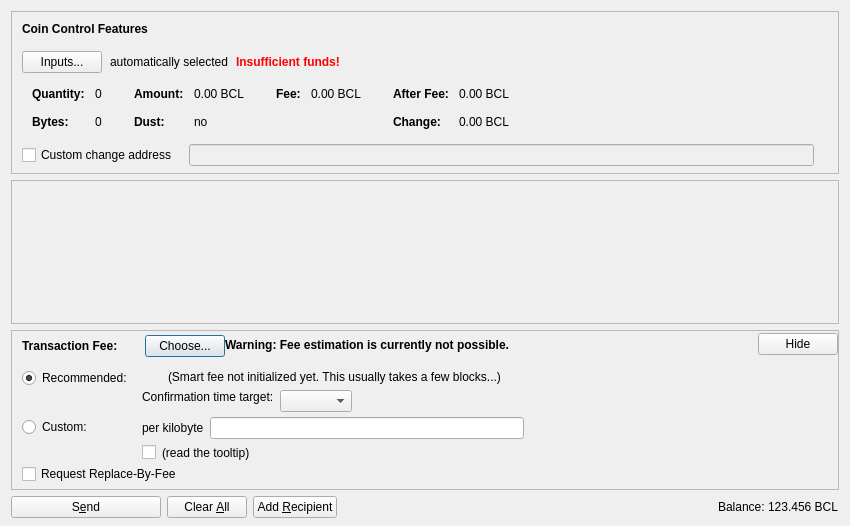
<?xml version="1.0" encoding="UTF-8"?>
<ui version="4.0">
 <class>SendCoinsDialog</class>
 <widget class="QDialog" name="SendCoinsDialog">
  <property name="geometry">
   <rect>
    <x>0</x>
    <y>0</y>
    <width>850</width>
    <height>526</height>
   </rect>
  </property>
  <property name="windowTitle">
   <string>Send Coins</string>
  </property>
  <layout class="QVBoxLayout" name="verticalLayout" stretch="0,1,0,0">
   <property name="bottomMargin">
    <number>8</number>
   </property>
   <item>
    <widget class="QFrame" name="frameCoinControl">
     <property name="sizePolicy">
      <sizepolicy hsizetype="Expanding" vsizetype="Expanding">
       <horstretch>0</horstretch>
       <verstretch>0</verstretch>
      </sizepolicy>
     </property>
     <property name="maximumSize">
      <size>
       <width>16777215</width>
       <height>16777215</height>
      </size>
     </property>
     <property name="frameShape">
      <enum>QFrame::StyledPanel</enum>
     </property>
     <property name="frameShadow">
      <enum>QFrame::Sunken</enum>
     </property>
     <layout class="QVBoxLayout" name="verticalLayoutCoinControl2">
      <property name="spacing">
       <number>0</number>
      </property>
      <property name="leftMargin">
       <number>0</number>
      </property>
      <property name="topMargin">
       <number>0</number>
      </property>
      <property name="rightMargin">
       <number>0</number>
      </property>
      <property name="bottomMargin">
       <number>6</number>
      </property>
      <item>
       <layout class="QVBoxLayout" name="verticalLayoutCoinControl" stretch="0,0,0,0,1">
        <property name="spacing">
         <number>0</number>
        </property>
        <property name="leftMargin">
         <number>10</number>
        </property>
        <property name="topMargin">
         <number>10</number>
        </property>
        <item>
         <layout class="QHBoxLayout" name="horizontalLayoutCoinControl1">
          <property name="bottomMargin">
           <number>15</number>
          </property>
          <item>
           <widget class="QLabel" name="labelCoinControlFeatures">
            <property name="sizePolicy">
             <sizepolicy hsizetype="Preferred" vsizetype="Maximum">
              <horstretch>0</horstretch>
              <verstretch>0</verstretch>
             </sizepolicy>
            </property>
            <property name="font">
             <font>
              <weight>75</weight>
              <bold>true</bold>
             </font>
            </property>
            <property name="styleSheet">
             <string notr="true">font-weight:bold;</string>
            </property>
            <property name="text">
             <string>Coin Control Features</string>
            </property>
           </widget>
          </item>
         </layout>
        </item>
        <item>
         <layout class="QHBoxLayout" name="horizontalLayoutCoinControl2" stretch="0,0,0,0">
          <property name="spacing">
           <number>8</number>
          </property>
          <property name="bottomMargin">
           <number>10</number>
          </property>
          <item>
           <widget class="QPushButton" name="pushButtonCoinControl">
            <property name="styleSheet">
             <string notr="true"/>
            </property>
            <property name="text">
             <string>Inputs...</string>
            </property>
            <property name="autoDefault">
             <bool>false</bool>
            </property>
           </widget>
          </item>
          <item>
           <widget class="QLabel" name="labelCoinControlAutomaticallySelected">
            <property name="text">
             <string>automatically selected</string>
            </property>
            <property name="margin">
             <number>5</number>
            </property>
           </widget>
          </item>
          <item>
           <widget class="QLabel" name="labelCoinControlInsuffFunds">
            <property name="font">
             <font>
              <weight>75</weight>
              <bold>true</bold>
             </font>
            </property>
            <property name="styleSheet">
             <string notr="true">color:red;font-weight:bold;</string>
            </property>
            <property name="text">
             <string>Insufficient funds!</string>
            </property>
            <property name="margin">
             <number>5</number>
            </property>
           </widget>
          </item>
          <item>
           <spacer name="horizontalSpacerCoinControl">
            <property name="orientation">
             <enum>Qt::Horizontal</enum>
            </property>
            <property name="sizeHint" stdset="0">
             <size>
              <width>40</width>
              <height>1</height>
             </size>
            </property>
           </spacer>
          </item>
         </layout>
        </item>
        <item>
         <widget class="QWidget" name="widgetCoinControl" native="true">
          <property name="sizePolicy">
           <sizepolicy hsizetype="Preferred" vsizetype="Preferred">
            <horstretch>0</horstretch>
            <verstretch>0</verstretch>
           </sizepolicy>
          </property>
          <property name="minimumSize">
           <size>
            <width>0</width>
            <height>0</height>
           </size>
          </property>
          <property name="styleSheet">
           <string notr="true"/>
          </property>
          <layout class="QHBoxLayout" name="horizontalLayoutCoinControl5">
           <property name="leftMargin">
            <number>0</number>
           </property>
           <property name="topMargin">
            <number>0</number>
           </property>
           <property name="rightMargin">
            <number>0</number>
           </property>
           <property name="bottomMargin">
            <number>0</number>
           </property>
           <item>
            <layout class="QHBoxLayout" name="horizontalLayoutCoinControl3" stretch="0,0,0,1">
             <property name="spacing">
              <number>20</number>
             </property>
             <property name="topMargin">
              <number>0</number>
             </property>
             <property name="bottomMargin">
              <number>10</number>
             </property>
             <item>
              <layout class="QFormLayout" name="formLayoutCoinControl1">
               <property name="horizontalSpacing">
                <number>10</number>
               </property>
               <property name="verticalSpacing">
                <number>14</number>
               </property>
               <property name="leftMargin">
                <number>10</number>
               </property>
               <property name="topMargin">
                <number>4</number>
               </property>
               <property name="rightMargin">
                <number>6</number>
               </property>
               <item row="0" column="0">
                <widget class="QLabel" name="labelCoinControlQuantityText">
                 <property name="font">
                  <font>
                   <weight>75</weight>
                   <bold>true</bold>
                  </font>
                 </property>
                 <property name="text">
                  <string>Quantity:</string>
                 </property>
                 <property name="margin">
                  <number>0</number>
                 </property>
                </widget>
               </item>
               <item row="0" column="1">
                <widget class="QLabel" name="labelCoinControlQuantity">
                 <property name="cursor">
                  <cursorShape>IBeamCursor</cursorShape>
                 </property>
                 <property name="contextMenuPolicy">
                  <enum>Qt::ActionsContextMenu</enum>
                 </property>
                 <property name="text">
                  <string notr="true">0</string>
                 </property>
                 <property name="margin">
                  <number>0</number>
                 </property>
                 <property name="textInteractionFlags">
                  <set>Qt::LinksAccessibleByMouse|Qt::TextSelectableByKeyboard|Qt::TextSelectableByMouse</set>
                 </property>
                </widget>
               </item>
               <item row="1" column="0">
                <widget class="QLabel" name="labelCoinControlBytesText">
                 <property name="font">
                  <font>
                   <weight>75</weight>
                   <bold>true</bold>
                  </font>
                 </property>
                 <property name="text">
                  <string>Bytes:</string>
                 </property>
                </widget>
               </item>
               <item row="1" column="1">
                <widget class="QLabel" name="labelCoinControlBytes">
                 <property name="cursor">
                  <cursorShape>IBeamCursor</cursorShape>
                 </property>
                 <property name="contextMenuPolicy">
                  <enum>Qt::ActionsContextMenu</enum>
                 </property>
                 <property name="text">
                  <string notr="true">0</string>
                 </property>
                 <property name="textInteractionFlags">
                  <set>Qt::LinksAccessibleByMouse|Qt::TextSelectableByKeyboard|Qt::TextSelectableByMouse</set>
                 </property>
                </widget>
               </item>
              </layout>
             </item>
             <item>
              <layout class="QFormLayout" name="formLayoutCoinControl2">
               <property name="horizontalSpacing">
                <number>10</number>
               </property>
               <property name="verticalSpacing">
                <number>14</number>
               </property>
               <property name="leftMargin">
                <number>6</number>
               </property>
               <property name="topMargin">
                <number>4</number>
               </property>
               <property name="rightMargin">
                <number>6</number>
               </property>
               <item row="0" column="0">
                <widget class="QLabel" name="labelCoinControlAmountText">
                 <property name="font">
                  <font>
                   <weight>75</weight>
                   <bold>true</bold>
                  </font>
                 </property>
                 <property name="text">
                  <string>Amount:</string>
                 </property>
                 <property name="margin">
                  <number>0</number>
                 </property>
                </widget>
               </item>
               <item row="0" column="1">
                <widget class="QLabel" name="labelCoinControlAmount">
                 <property name="cursor">
                  <cursorShape>IBeamCursor</cursorShape>
                 </property>
                 <property name="contextMenuPolicy">
                  <enum>Qt::ActionsContextMenu</enum>
                 </property>
                 <property name="text">
                  <string notr="true">0.00 BCL</string>
                 </property>
                 <property name="textInteractionFlags">
                  <set>Qt::LinksAccessibleByMouse|Qt::TextSelectableByKeyboard|Qt::TextSelectableByMouse</set>
                 </property>
                </widget>
               </item>
               <item row="1" column="0">
                <widget class="QLabel" name="labelCoinControlLowOutputText">
                 <property name="font">
                  <font>
                   <weight>75</weight>
                   <bold>true</bold>
                  </font>
                 </property>
                 <property name="text">
                  <string>Dust:</string>
                 </property>
                </widget>
               </item>
               <item row="1" column="1">
                <widget class="QLabel" name="labelCoinControlLowOutput">
                 <property name="cursor">
                  <cursorShape>IBeamCursor</cursorShape>
                 </property>
                 <property name="contextMenuPolicy">
                  <enum>Qt::ActionsContextMenu</enum>
                 </property>
                 <property name="text">
                  <string notr="true">no</string>
                 </property>
                 <property name="textInteractionFlags">
                  <set>Qt::LinksAccessibleByMouse|Qt::TextSelectableByKeyboard|Qt::TextSelectableByMouse</set>
                 </property>
                </widget>
               </item>
              </layout>
             </item>
             <item>
              <layout class="QFormLayout" name="formLayoutCoinControl3">
               <property name="horizontalSpacing">
                <number>10</number>
               </property>
               <property name="verticalSpacing">
                <number>14</number>
               </property>
               <property name="leftMargin">
                <number>6</number>
               </property>
               <property name="topMargin">
                <number>4</number>
               </property>
               <property name="rightMargin">
                <number>6</number>
               </property>
               <item row="0" column="0">
                <widget class="QLabel" name="labelCoinControlFeeText">
                 <property name="font">
                  <font>
                   <weight>75</weight>
                   <bold>true</bold>
                  </font>
                 </property>
                 <property name="text">
                  <string>Fee:</string>
                 </property>
                 <property name="margin">
                  <number>0</number>
                 </property>
                </widget>
               </item>
               <item row="0" column="1">
                <widget class="QLabel" name="labelCoinControlFee">
                 <property name="cursor">
                  <cursorShape>IBeamCursor</cursorShape>
                 </property>
                 <property name="contextMenuPolicy">
                  <enum>Qt::ActionsContextMenu</enum>
                 </property>
                 <property name="text">
                  <string notr="true">0.00 BCL</string>
                 </property>
                 <property name="textInteractionFlags">
                  <set>Qt::LinksAccessibleByMouse|Qt::TextSelectableByKeyboard|Qt::TextSelectableByMouse</set>
                 </property>
                </widget>
               </item>
              </layout>
             </item>
             <item>
              <layout class="QFormLayout" name="formLayoutCoinControl4">
               <property name="horizontalSpacing">
                <number>10</number>
               </property>
               <property name="verticalSpacing">
                <number>14</number>
               </property>
               <property name="leftMargin">
                <number>6</number>
               </property>
               <property name="topMargin">
                <number>4</number>
               </property>
               <property name="rightMargin">
                <number>6</number>
               </property>
               <item row="0" column="0">
                <widget class="QLabel" name="labelCoinControlAfterFeeText">
                 <property name="font">
                  <font>
                   <weight>75</weight>
                   <bold>true</bold>
                  </font>
                 </property>
                 <property name="text">
                  <string>After Fee:</string>
                 </property>
                 <property name="margin">
                  <number>0</number>
                 </property>
                </widget>
               </item>
               <item row="0" column="1">
                <widget class="QLabel" name="labelCoinControlAfterFee">
                 <property name="cursor">
                  <cursorShape>IBeamCursor</cursorShape>
                 </property>
                 <property name="contextMenuPolicy">
                  <enum>Qt::ActionsContextMenu</enum>
                 </property>
                 <property name="text">
                  <string notr="true">0.00 BCL</string>
                 </property>
                 <property name="textInteractionFlags">
                  <set>Qt::LinksAccessibleByMouse|Qt::TextSelectableByKeyboard|Qt::TextSelectableByMouse</set>
                 </property>
                </widget>
               </item>
               <item row="1" column="0">
                <widget class="QLabel" name="labelCoinControlChangeText">
                 <property name="font">
                  <font>
                   <weight>75</weight>
                   <bold>true</bold>
                  </font>
                 </property>
                 <property name="text">
                  <string>Change:</string>
                 </property>
                </widget>
               </item>
               <item row="1" column="1">
                <widget class="QLabel" name="labelCoinControlChange">
                 <property name="cursor">
                  <cursorShape>IBeamCursor</cursorShape>
                 </property>
                 <property name="contextMenuPolicy">
                  <enum>Qt::ActionsContextMenu</enum>
                 </property>
                 <property name="text">
                  <string notr="true">0.00 BCL</string>
                 </property>
                 <property name="textInteractionFlags">
                  <set>Qt::LinksAccessibleByMouse|Qt::TextSelectableByKeyboard|Qt::TextSelectableByMouse</set>
                 </property>
                </widget>
               </item>
              </layout>
             </item>
            </layout>
           </item>
          </layout>
         </widget>
        </item>
        <item>
         <layout class="QHBoxLayout" name="horizontalLayoutCoinControl4" stretch="0,0,0">
          <property name="spacing">
           <number>12</number>
          </property>
          <property name="sizeConstraint">
           <enum>QLayout::SetDefaultConstraint</enum>
          </property>
          <property name="topMargin">
           <number>5</number>
          </property>
          <property name="rightMargin">
           <number>5</number>
          </property>
          <item>
           <widget class="QCheckBox" name="checkBoxCoinControlChange">
            <property name="toolTip">
             <string>If this is activated, but the change address is empty or invalid, change will be sent to a newly generated address.</string>
            </property>
            <property name="text">
             <string>Custom change address</string>
            </property>
           </widget>
          </item>
          <item>
           <widget class="QValidatedLineEdit" name="lineEditCoinControlChange">
            <property name="enabled">
             <bool>false</bool>
            </property>
            <property name="sizePolicy">
             <sizepolicy hsizetype="Expanding" vsizetype="Fixed">
              <horstretch>0</horstretch>
              <verstretch>0</verstretch>
             </sizepolicy>
            </property>
           </widget>
          </item>
          <item>
           <widget class="QLabel" name="labelCoinControlChangeLabel">
            <property name="sizePolicy">
             <sizepolicy hsizetype="Preferred" vsizetype="Expanding">
              <horstretch>0</horstretch>
              <verstretch>0</verstretch>
             </sizepolicy>
            </property>
            <property name="minimumSize">
             <size>
              <width>0</width>
              <height>0</height>
             </size>
            </property>
            <property name="text">
             <string/>
            </property>
            <property name="margin">
             <number>3</number>
            </property>
           </widget>
          </item>
         </layout>
        </item>
        <item>
         <spacer name="verticalSpacerCoinControl">
          <property name="orientation">
           <enum>Qt::Vertical</enum>
          </property>
          <property name="sizeHint" stdset="0">
           <size>
            <width>800</width>
            <height>1</height>
           </size>
          </property>
         </spacer>
        </item>
       </layout>
      </item>
     </layout>
    </widget>
   </item>
   <item>
    <widget class="QScrollArea" name="scrollArea">
     <property name="widgetResizable">
      <bool>true</bool>
     </property>
     <widget class="QWidget" name="scrollAreaWidgetContents">
      <property name="geometry">
       <rect>
        <x>0</x>
        <y>0</y>
        <width>830</width>
        <height>104</height>
       </rect>
      </property>
      <layout class="QVBoxLayout" name="verticalLayout_2" stretch="0,1">
       <property name="leftMargin">
        <number>0</number>
       </property>
       <property name="topMargin">
        <number>0</number>
       </property>
       <property name="rightMargin">
        <number>0</number>
       </property>
       <property name="bottomMargin">
        <number>0</number>
       </property>
       <item>
        <layout class="QVBoxLayout" name="entries">
         <property name="spacing">
          <number>6</number>
         </property>
        </layout>
       </item>
       <item>
        <spacer name="verticalSpacer">
         <property name="orientation">
          <enum>Qt::Vertical</enum>
         </property>
         <property name="sizeHint" stdset="0">
          <size>
           <width>20</width>
           <height>40</height>
          </size>
         </property>
        </spacer>
       </item>
      </layout>
     </widget>
    </widget>
   </item>
   <item>
    <widget class="QFrame" name="frameFee">
     <property name="sizePolicy">
      <sizepolicy hsizetype="Expanding" vsizetype="Expanding">
       <horstretch>0</horstretch>
       <verstretch>0</verstretch>
      </sizepolicy>
     </property>
     <property name="maximumSize">
      <size>
       <width>16777215</width>
       <height>16777215</height>
      </size>
     </property>
     <property name="frameShape">
      <enum>QFrame::StyledPanel</enum>
     </property>
     <property name="frameShadow">
      <enum>QFrame::Sunken</enum>
     </property>
     <layout class="QVBoxLayout" name="verticalLayoutFee1">
      <property name="spacing">
       <number>0</number>
      </property>
      <property name="leftMargin">
       <number>0</number>
      </property>
      <property name="topMargin">
       <number>0</number>
      </property>
      <property name="rightMargin">
       <number>0</number>
      </property>
      <property name="bottomMargin">
       <number>0</number>
      </property>
      <item>
       <layout class="QVBoxLayout" name="verticalLayoutFee2" stretch="0,0,0">
        <property name="spacing">
         <number>0</number>
        </property>
        <property name="leftMargin">
         <number>10</number>
        </property>
        <property name="topMargin">
         <number>0</number>
        </property>
        <item>
         <layout class="QHBoxLayout" name="horizontalLayoutFee1">
          <property name="bottomMargin">
           <number>0</number>
          </property>
          <item>
           <layout class="QVBoxLayout" name="verticalLayoutFee7">
            <property name="spacing">
             <number>0</number>
            </property>
            <item>
             <spacer name="verticalSpacerSmartFee">
              <property name="orientation">
               <enum>Qt::Vertical</enum>
              </property>
              <property name="sizeType">
               <enum>QSizePolicy::Fixed</enum>
              </property>
              <property name="sizeHint" stdset="0">
               <size>
                <width>1</width>
                <height>4</height>
               </size>
              </property>
             </spacer>
            </item>
            <item>
             <layout class="QHBoxLayout" name="horizontalLayoutSmartFee">
              <property name="spacing">
               <number>10</number>
              </property>
              <item>
               <widget class="QLabel" name="labelFeeHeadline">
                <property name="sizePolicy">
                 <sizepolicy hsizetype="Preferred" vsizetype="Maximum">
                  <horstretch>0</horstretch>
                  <verstretch>0</verstretch>
                 </sizepolicy>
                </property>
                <property name="font">
                 <font>
                  <weight>75</weight>
                  <bold>true</bold>
                 </font>
                </property>
                <property name="styleSheet">
                 <string notr="true">font-weight:bold;</string>
                </property>
                <property name="text">
                 <string>Transaction Fee:</string>
                </property>
               </widget>
              </item>
              <item>
               <widget class="QLabel" name="labelFeeMinimized">
                <property name="text">
                 <string/>
                </property>
               </widget>
              </item>
              <item>
               <widget class="QPushButton" name="buttonChooseFee">
                <property name="text">
                 <string>Choose...</string>
                </property>
               </widget>
              </item>
             </layout>
            </item>
            <item>
             <spacer name="verticalSpacer_5">
              <property name="orientation">
               <enum>Qt::Vertical</enum>
              </property>
              <property name="sizeHint" stdset="0">
               <size>
                <width>1</width>
                <height>1</height>
               </size>
              </property>
             </spacer>
            </item>
           </layout>
          </item>
          <item>
           <widget class="QLabel" name="fallbackFeeWarningLabel">
            <property name="toolTip">
             <string>Using the fallbackfee can result in sending a transaction that will take several hours or days (or never) to confirm. Consider choosing your fee manually or wait until you have validated the complete chain.</string>
            </property>
            <property name="font">
            <font>
                <weight>75</weight>
                <bold>true</bold>
            </font>
            </property>
            <property name="text">
             <string>Warning: Fee estimation is currently not possible.</string>
            </property>
            <property name="wordWrap">
             <bool>false</bool>
            </property>
           </widget>
          </item>
          <item>
           <spacer name="horizontalSpacer_4">
            <property name="orientation">
             <enum>Qt::Horizontal</enum>
            </property>
            <property name="sizeType">
             <enum>QSizePolicy::MinimumExpanding</enum>
            </property>
            <property name="sizeHint" stdset="0">
             <size>
              <width>40</width>
              <height>20</height>
             </size>
            </property>
           </spacer>
          </item>
          <item>
           <widget class="QPushButton" name="buttonMinimizeFee">
            <property name="toolTip">
             <string>collapse fee-settings</string>
            </property>
            <property name="text">
             <string>Hide</string>
            </property>
           </widget>
          </item>
         </layout>
        </item>
        <item>
         <widget class="QFrame" name="frameFeeSelection">
          <layout class="QVBoxLayout" name="verticalLayoutFee12">
           <property name="spacing">
            <number>0</number>
           </property>
           <property name="leftMargin">
            <number>0</number>
           </property>
           <property name="topMargin">
            <number>0</number>
           </property>
           <property name="rightMargin">
            <number>0</number>
           </property>
           <property name="bottomMargin">
            <number>0</number>
           </property>
           <item>
            <layout class="QGridLayout" name="gridLayoutFee">
             <property name="topMargin">
              <number>10</number>
             </property>
             <property name="bottomMargin">
              <number>4</number>
             </property>
             <property name="horizontalSpacing">
              <number>10</number>
             </property>
             <property name="verticalSpacing">
              <number>4</number>
             </property>
             <item row="1" column="1">
              <layout class="QVBoxLayout" name="verticalLayoutFee8">
               <property name="spacing">
                <number>6</number>
               </property>
               <item>
                <layout class="QHBoxLayout" name="horizontalLayoutFee13">
                 <item>
                  <widget class="QLabel" name="labelCustomPerKilobyte">
                   <property name="toolTip">
                    <string>If the custom fee is set to 1000 satoshis and the transaction is only 250 bytes, then &quot;per kilobyte&quot; only pays 250 satoshis in fee, while &quot;total at least&quot; pays 1000 satoshis. For transactions bigger than a kilobyte both pay by kilobyte.</string>
                   </property>
                   <property name="text">
                    <string>per kilobyte</string>
                   </property>
                  </widget>
                 </item>
                 <item>
                  <widget class="BitcoinAmountField" name="customFee"/>
                 </item>
                 <item>
                  <spacer name="horizontalSpacer_6">
                   <property name="orientation">
                    <enum>Qt::Horizontal</enum>
                   </property>
                   <property name="sizeHint" stdset="0">
                    <size>
                     <width>1</width>
                     <height>1</height>
                    </size>
                   </property>
                  </spacer>
                 </item>
                </layout>
               </item>
               <item>
                <layout class="QHBoxLayout" name="horizontalLayoutFee8">
                 <item>
                  <widget class="QCheckBox" name="checkBoxMinimumFee">
                   <property name="toolTip">
                    <string>Paying only the minimum fee is just fine as long as there is less transaction volume than space in the blocks. But be aware that this can end up in a never confirming transaction once there is more demand for bitcoin transactions than the network can process.</string>
                   </property>
                   <property name="text">
                    <string/>
                   </property>
                  </widget>
                 </item>
                 <item>
                  <widget class="QLabel" name="labelMinFeeWarning">
                   <property name="enabled">
                    <bool>true</bool>
                   </property>
                   <property name="toolTip">
                    <string>Paying only the minimum fee is just fine as long as there is less transaction volume than space in the blocks. But be aware that this can end up in a never confirming transaction once there is more demand for bitcoin transactions than the network can process.</string>
                   </property>
                   <property name="text">
                    <string>(read the tooltip)</string>
                   </property>
                   <property name="margin">
                    <number>5</number>
                   </property>
                  </widget>
                 </item>
                 <item>
                  <spacer name="horizontalSpacer_2">
                   <property name="orientation">
                    <enum>Qt::Horizontal</enum>
                   </property>
                   <property name="sizeHint" stdset="0">
                    <size>
                     <width>1</width>
                     <height>1</height>
                    </size>
                   </property>
                  </spacer>
                 </item>
                </layout>
               </item>
              </layout>
             </item>
             <item row="0" column="0">
              <layout class="QVBoxLayout" name="verticalLayoutFee4" stretch="0,1">
               <item>
                <widget class="QRadioButton" name="radioSmartFee">
                 <property name="text">
                  <string>Recommended:</string>
                 </property>
                 <property name="checked">
                  <bool>true</bool>
                 </property>
                 <attribute name="buttonGroup">
                  <string notr="true">groupFee</string>
                 </attribute>
                </widget>
               </item>
               <item>
                <spacer name="verticalSpacer_2">
                 <property name="orientation">
                  <enum>Qt::Vertical</enum>
                 </property>
                 <property name="sizeHint" stdset="0">
                  <size>
                   <width>1</width>
                   <height>1</height>
                  </size>
                 </property>
                </spacer>
               </item>
              </layout>
             </item>
             <item row="1" column="0">
              <layout class="QVBoxLayout" name="verticalLayoutFee9" stretch="0,1">
               <item>
                <widget class="QRadioButton" name="radioCustomFee">
                 <property name="text">
                  <string>Custom:</string>
                 </property>
                 <attribute name="buttonGroup">
                  <string notr="true">groupFee</string>
                 </attribute>
                </widget>
               </item>
               <item>
                <spacer name="verticalSpacer_6">
                 <property name="orientation">
                  <enum>Qt::Vertical</enum>
                 </property>
                 <property name="sizeHint" stdset="0">
                  <size>
                   <width>1</width>
                   <height>1</height>
                  </size>
                 </property>
                </spacer>
               </item>
              </layout>
             </item>
             <item row="0" column="1">
              <layout class="QVBoxLayout" name="verticalLayoutFee3" stretch="0,0,1">
               <property name="spacing">
                <number>6</number>
               </property>
               <property name="topMargin">
                <number>2</number>
               </property>
               <item>
                <layout class="QHBoxLayout" name="horizontalLayoutFee12">
                 <item>
                  <widget class="QLabel" name="labelSmartFee">
                   <property name="text">
                    <string/>
                   </property>
                   <property name="margin">
                    <number>2</number>
                   </property>
                  </widget>
                 </item>
                 <item>
                  <widget class="QLabel" name="labelFeeEstimation">
                   <property name="text">
                    <string/>
                   </property>
                  </widget>
                 </item>
                 <item>
                  <widget class="QLabel" name="labelSmartFee2">
                   <property name="text">
                    <string>(Smart fee not initialized yet. This usually takes a few blocks...)</string>
                   </property>
                   <property name="margin">
                    <number>2</number>
                   </property>
                  </widget>
                 </item>
                 <item>
                  <spacer name="horizontalSpacer_5">
                   <property name="orientation">
                    <enum>Qt::Horizontal</enum>
                   </property>
                   <property name="sizeHint" stdset="0">
                    <size>
                     <width>1</width>
                     <height>1</height>
                    </size>
                   </property>
                  </spacer>
                 </item>
                </layout>
               </item>
               <item>
                <layout class="QHBoxLayout" name="horizontalLayoutFee9">
                 <item>
                  <layout class="QVBoxLayout" name="verticalLayoutFee6">
                   <item>
                    <widget class="QLabel" name="labelSmartFee3">
                     <property name="text">
                      <string>Confirmation time target:</string>
                     </property>
                     <property name="margin">
                      <number>2</number>
                     </property>
                    </widget>
                   </item>
                   <item>
                    <spacer name="verticalSpacer_3">
                     <property name="orientation">
                      <enum>Qt::Vertical</enum>
                     </property>
                     <property name="sizeHint" stdset="0">
                      <size>
                       <width>1</width>
                       <height>1</height>
                      </size>
                     </property>
                    </spacer>
                   </item>
                  </layout>
                 </item>
                 <item>
                  <layout class="QVBoxLayout" name="verticalLayoutFee5">
                   <property name="rightMargin">
                    <number>30</number>
                   </property>
                   <item>
                    <layout class="QHBoxLayout" name="horizontalLayoutConfTarget">
                     <property name="bottomMargin">
                      <number>0</number>
                     </property>
                     <item>
                      <widget class="QComboBox" name="confTargetSelector"/>
                     </item>
                     <item>
                      <spacer name="horizontalSpacerConfTarget">
                       <property name="orientation">
                        <enum>Qt::Horizontal</enum>
                       </property>
                       <property name="sizeHint" stdset="0">
                        <size>
                         <width>40</width>
                         <height>20</height>
                        </size>
                       </property>
                      </spacer>
                     </item>
                    </layout>
                   </item>
                  </layout>
                 </item>
                </layout>
               </item>
               <item>
                <spacer name="verticalSpacer_4">
                 <property name="orientation">
                  <enum>Qt::Vertical</enum>
                 </property>
                 <property name="sizeHint" stdset="0">
                  <size>
                   <width>1</width>
                   <height>1</height>
                  </size>
                 </property>
                </spacer>
               </item>
              </layout>
             </item>
            </layout>
           </item>
           <item>
            <widget class="QCheckBox" name="optInRBF">
             <property name="text">
              <string>Request Replace-By-Fee</string>
             </property>
             <property name="toolTip">
              <string>Indicates that the sender may wish to replace this transaction with a new one paying higher fees (prior to being confirmed).</string>
             </property>
            </widget>
           </item>
          </layout>
         </widget>
        </item>
        <item>
         <spacer name="verticalSpacerFee">
          <property name="orientation">
           <enum>Qt::Vertical</enum>
          </property>
          <property name="sizeHint" stdset="0">
           <size>
            <width>40</width>
            <height>5</height>
           </size>
          </property>
         </spacer>
        </item>
       </layout>
      </item>
     </layout>
    </widget>
   </item>
   <item>
    <layout class="QHBoxLayout" name="horizontalLayout">
     <item>
      <widget class="QPushButton" name="sendButton">
       <property name="minimumSize">
        <size>
         <width>150</width>
         <height>0</height>
        </size>
       </property>
       <property name="toolTip">
        <string>Confirm the send action</string>
       </property>
       <property name="text">
        <string>S&amp;end</string>
       </property>
       <property name="icon">
        <iconset resource="../bitcoin.qrc">
         <normaloff>:/icons/send</normaloff>:/icons/send</iconset>
       </property>
       <property name="autoDefault">
        <bool>false</bool>
       </property>
       <property name="default">
        <bool>false</bool>
       </property>
      </widget>
     </item>
     <item>
      <widget class="QPushButton" name="clearButton">
       <property name="sizePolicy">
        <sizepolicy hsizetype="Minimum" vsizetype="Fixed">
         <horstretch>0</horstretch>
         <verstretch>0</verstretch>
        </sizepolicy>
       </property>
       <property name="toolTip">
        <string>Clear all fields of the form.</string>
       </property>
       <property name="text">
        <string>Clear &amp;All</string>
       </property>
       <property name="icon">
        <iconset resource="../bitcoin.qrc">
         <normaloff>:/icons/remove</normaloff>:/icons/remove</iconset>
       </property>
       <property name="autoDefault">
        <bool>false</bool>
       </property>
      </widget>
     </item>
     <item>
      <widget class="QPushButton" name="addButton">
       <property name="toolTip">
        <string>Send to multiple recipients at once</string>
       </property>
       <property name="text">
        <string>Add &amp;Recipient</string>
       </property>
       <property name="icon">
        <iconset resource="../bitcoin.qrc">
         <normaloff>:/icons/add</normaloff>:/icons/add</iconset>
       </property>
       <property name="autoDefault">
        <bool>false</bool>
       </property>
      </widget>
     </item>
     <item>
      <spacer name="horizontalSpacer">
       <property name="orientation">
        <enum>Qt::Horizontal</enum>
       </property>
       <property name="sizeHint" stdset="0">
        <size>
         <width>40</width>
         <height>20</height>
        </size>
       </property>
      </spacer>
     </item>
     <item>
      <layout class="QHBoxLayout" name="horizontalLayout_2">
       <property name="spacing">
        <number>3</number>
       </property>
       <item>
        <widget class="QLabel" name="label">
         <property name="sizePolicy">
          <sizepolicy hsizetype="Preferred" vsizetype="Fixed">
           <horstretch>0</horstretch>
           <verstretch>0</verstretch>
          </sizepolicy>
         </property>
         <property name="text">
          <string>Balance:</string>
         </property>
        </widget>
       </item>
       <item>
        <widget class="QLabel" name="labelBalance">
         <property name="sizePolicy">
          <sizepolicy hsizetype="Preferred" vsizetype="Fixed">
           <horstretch>0</horstretch>
           <verstretch>0</verstretch>
          </sizepolicy>
         </property>
         <property name="cursor">
          <cursorShape>IBeamCursor</cursorShape>
         </property>
         <property name="text">
          <string notr="true">123.456 BCL</string>
         </property>
         <property name="textInteractionFlags">
          <set>Qt::LinksAccessibleByMouse|Qt::TextSelectableByKeyboard|Qt::TextSelectableByMouse</set>
         </property>
        </widget>
       </item>
      </layout>
     </item>
    </layout>
   </item>
  </layout>
 </widget>
 <customwidgets>
  <customwidget>
   <class>QValidatedLineEdit</class>
   <extends>QLineEdit</extends>
   <header>qvalidatedlineedit.h</header>
  </customwidget>
  <customwidget>
   <class>BitcoinAmountField</class>
   <extends>QLineEdit</extends>
   <header>bitcoinamountfield.h</header>
   <container>1</container>
  </customwidget>
 </customwidgets>
 <resources>
  <include location="../bitcoin.qrc"/>
 </resources>
 <connections/>
 <buttongroups>
  <buttongroup name="groupFee"/>
 </buttongroups>
</ui>
